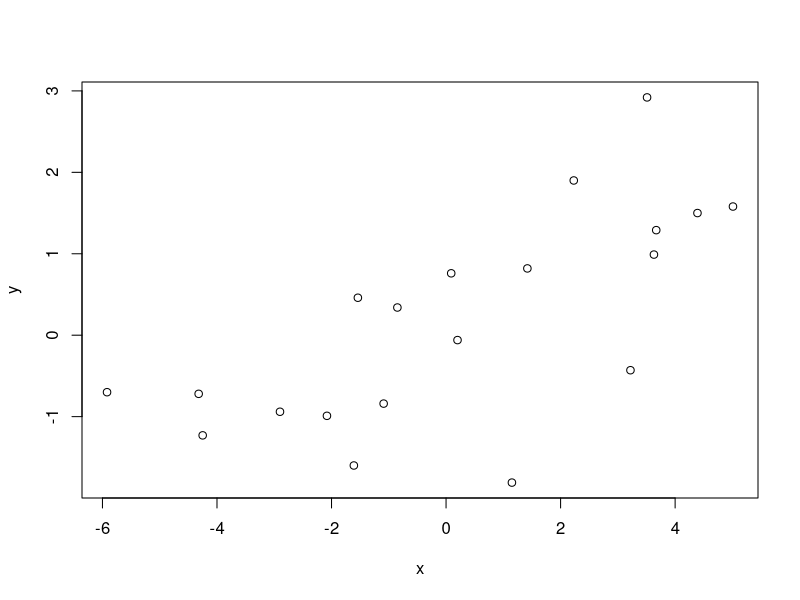
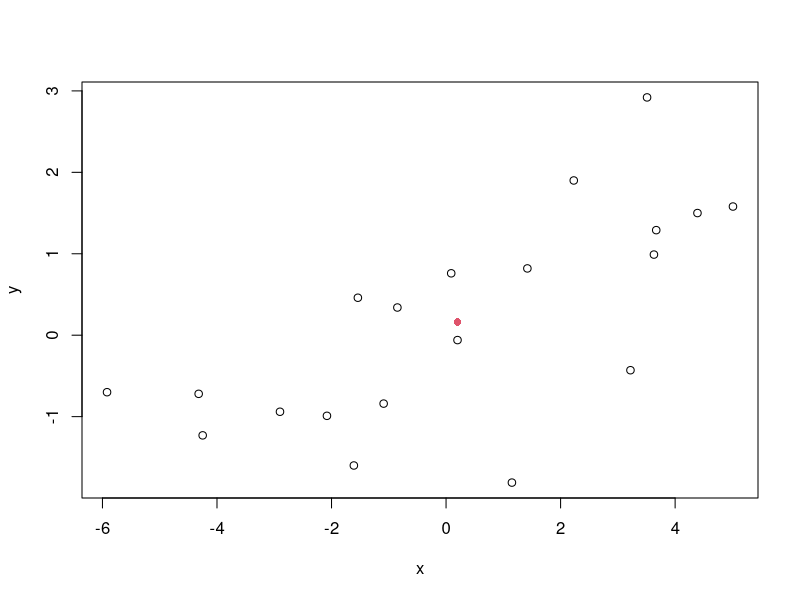
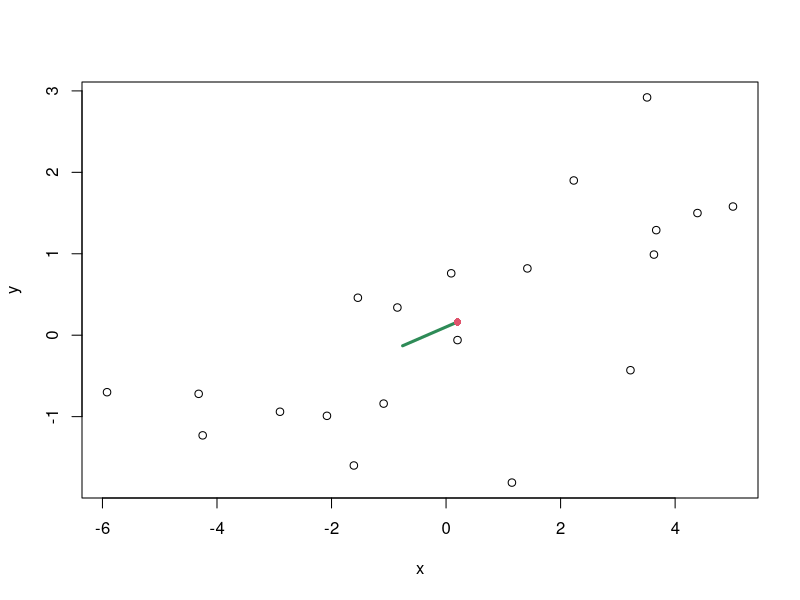
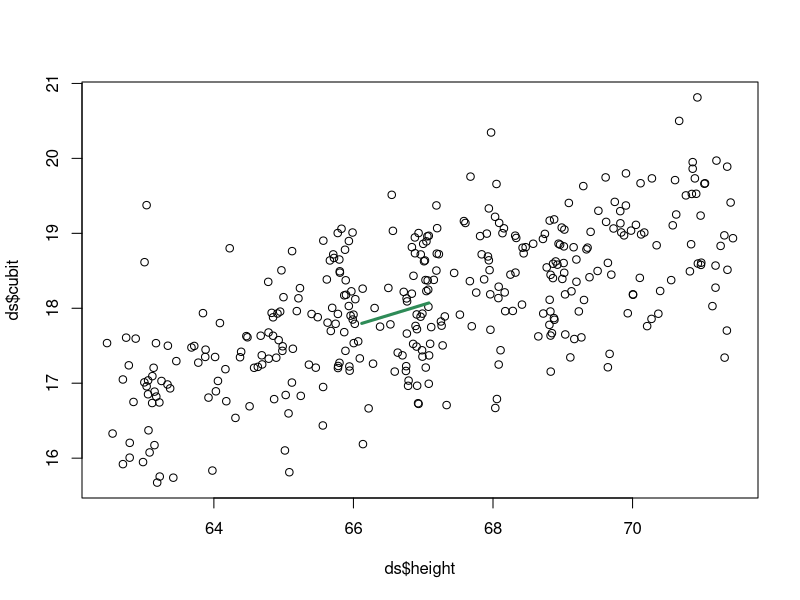
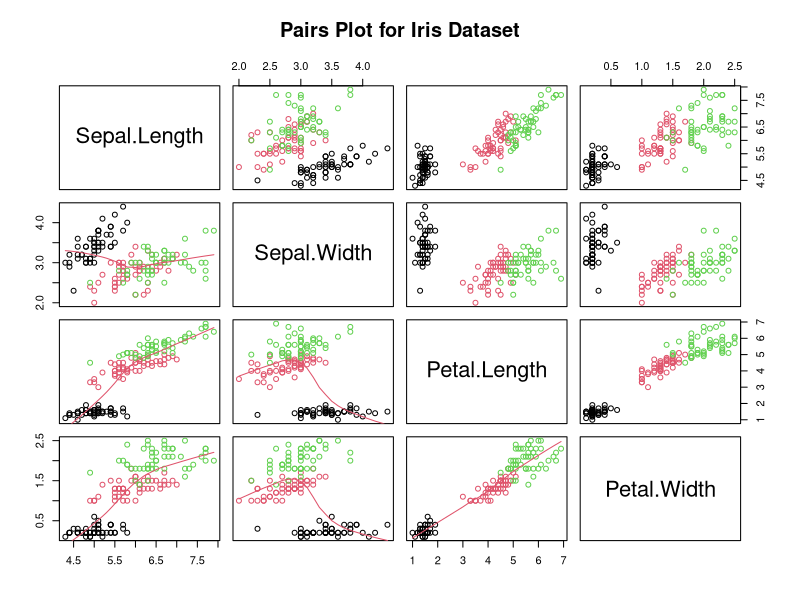

Source code (R) for these figures, in order:
## ---- chunk 1
# Set random seed for reproducibility
set.seed(503)

# Read HW1Q1 dataset in using base R
ds <- read.csv("HW1Q1.csv")
# Show first 5 rows
print(head(ds,50))

## ---- chunk 2
# Get X and Y Components into vectors
x = ds$X
y = ds$Y

# Create scatter plot of Y ~ X
plot(x,y)
## ---- chunk 3
plot(x,y)

sampMeanX = mean(x)
sampMeanY = mean(y)

points(sampMeanX, sampMeanY, pch=16, col=2)

## ---- chunk 4
# Sample covariance matrix
sampCov <- cov(ds)

sampCov
## ---- chunk 5
sampEigenDecomp <- eigen(sampCov)

sampEigenDecomp
## ---- chunk 6
# Find the index of the largest eigenvalue
largestEigenvalue <- which.max(sampEigenDecomp$values)
# Extract the eigenvector corresponding to the largest eigenvalue
largestEigenvector <- sampEigenDecomp$vectors[, largestEigenvalue]

# Calculate the endpoints of the line segment
sampMeanX <- mean(x)
sampMeanY <- mean(y)
xend <- sampMeanX + largestEigenvector[1]
yend <- sampMeanY + largestEigenvector[2]

plot(x,y)
# Add the line segment to the plot
lines(c(sampMeanX, xend), c(sampMeanY, yend), col = "seagreen4", lwd = 3)
points(sampMeanX, sampMeanY, pch=16, col=2)

## ---- chunk 7
ds <- read.csv("CubitData.csv")
head(ds,5)

# Calculate the sample mean vector
sampleMeanVec <- colMeans(ds)
sampleMeanVec
## ---- chunk 8
# Calculate the sample covariance matrix!
sampleCovMatrix <- cov(ds)
sampleCovMatrix
## ---- chunk 9
# Calculate the eigendecomposition using the covariance matrix, sampleCovMatrix
sampleEigenDecomp <- eigen(sampleCovMatrix)
sampleEigenDecomp
## ---- chunk 10
# Find the index of the largest eigenvalue
largestEigenvalue <- which.max(sampleEigenDecomp$values)
# Extract the eigenvector corresponding to the largest eigenvalue
largestEigenvector <- sampleEigenDecomp$vectors[, largestEigenvalue]
largestEigenvector
## ---- chunk 11
# Create the scatter plot
plot(ds$height, ds$cubit)

# Calculate each sample mean
meanCubit <- mean(ds$cubit)
meanHeight <- mean(ds$height)

# Use Part D!

xend <- meanHeight + largestEigenvector[1]
yend <- meanCubit + largestEigenvector[2]


# Plot the eigenvector as a line from the mean point
lines(c(meanHeight, xend), c(meanCubit, yend), col = "seagreen4", lwd = 3)

## ---- chunk 12

A <- matrix(c(5.125, 3.875, 2.125, -1.125, 0,
              3.875, 5.125, -1.125, 2.125, 0,
              2.125, -1.125, 5.125, 3.875, 0,
              -1.125, 2.125, 3.875, 5.125, 0,
              0, 0, 0, 0, -3), 
            nrow = 5, 
            byrow = TRUE)

# Calculate the eigendecomposition
eigenDecomposition <- eigen(A)
eigenDecomposition

## ---- chunk 13
# Grab the eigenvalues from the eigen decomposition
eigenvalues <- eigenDecomposition$values
# Use the function "all" to check all eigenvalues to see if they're positive definite
isPositiveDefinite <- all(eigenvalues > 0)
isPositiveDefinite

# False! Now we need to find a vector x...

# Get all eigenvector(s) that are negative
negVec <- eigenDecomposition$vectors[, which(eigenvalues < 0)]

# We need to normalize the eigenvector(s) using the equation 
vecNorm <- negVec / sqrt(sum(negVec^2))
vecNorm

result <- t(vecNorm) %*% A %*% vecNorm
result
## ---- chunk 14
# Read the data from the CSV file
ds <- read.csv("IrisData.csv")
names(ds)

# Calculate the sample mean vector for all variables
meanVec <- colMeans(ds[,])
meanVec

print(ds$Type)
## ---- chunk 15
# Calculate the sample mean vector for each species
species1MeanVec <- colMeans(ds[ds$type == 1, 1:4])
species2MeanVec <- colMeans(ds[ds$type == 2, 1:4])
species3MeanVec <- colMeans(ds[ds$type == 3, 1:4])

## ---- chunk 16
# Calculate the sample correlation matrix for all variables
corMatrix <- cor(ds[,])
corMatrix

## ---- chunk 17
# Calculate individual correlation matrices for each species
species1CorMatrix <- cor(ds[ds$type == 1, 1:4])
species2CorMatrix <- cor(ds[ds$type == 2, 1:4])
species3CorMatrix <- cor(ds[ds$type == 3, 1:4])
## ---- chunk 18
library(ggplot2)

pairs(ds[, 1:4], 
      main = "Pairs Plot for Iris Dataset",
      pch = 21, col = as.numeric(ds$Type), 
      labels = colnames(ds)[1:4],
      lower.panel = panel.smooth,
)
